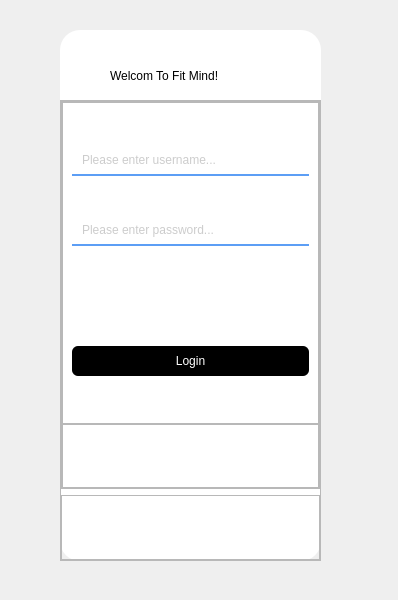
<?xml version="1.0" encoding="UTF-8"?>
<ui version="4.0">
 <class>LoginWindow</class>
 <widget class="QMainWindow" name="LoginWindow">
  <property name="geometry">
   <rect>
    <x>0</x>
    <y>0</y>
    <width>398</width>
    <height>600</height>
   </rect>
  </property>
  <property name="windowTitle">
   <string>MainWindow</string>
  </property>
  <widget class="QWidget" name="centralwidget">
   <widget class="QFrame" name="frame">
    <property name="geometry">
     <rect>
      <x>60</x>
      <y>30</y>
      <width>261</width>
      <height>531</height>
     </rect>
    </property>
    <property name="styleSheet">
     <string notr="true">#frame{
	background-color: rgb(255, 255, 255);
	border-top-right-radius:20px;
	border-top-left-radius:20px;
	border-bottom-right-radius:20px;
	border-bottom-left-radius:20px;
}</string>
    </property>
    <property name="frameShape">
     <enum>QFrame::Shape::StyledPanel</enum>
    </property>
    <property name="frameShadow">
     <enum>QFrame::Shadow::Raised</enum>
    </property>
    <widget class="QLabel" name="label">
     <property name="geometry">
      <rect>
       <x>50</x>
       <y>20</y>
       <width>211</width>
       <height>51</height>
      </rect>
     </property>
     <property name="styleSheet">
      <string notr="true">font: 16pt &quot;华文隶书&quot;;</string>
     </property>
     <property name="text">
      <string>Welcom To Fit Mind!</string>
     </property>
    </widget>
    <widget class="QPushButton" name="button_exit">
     <property name="geometry">
      <rect>
       <x>220</x>
       <y>10</y>
       <width>31</width>
       <height>16</height>
      </rect>
     </property>
     <property name="minimumSize">
      <size>
       <width>0</width>
       <height>0</height>
      </size>
     </property>
     <property name="styleSheet">
      <string notr="true">QPushButton {
    font: 9pt &quot;微软雅黑&quot;; 
    border: 1px solid #ccc; /* 细边框 */
    border-radius: 6px; /* 轻微圆角 */
    background-color: white; /* 纯白背景 */
    color: black; /* 黑色文字 */
	border:none;
}

QPushButton:hover {
    background-color: #f0f0f0; /* 浅灰色悬浮效果 */
    padding-bottom: 2px; /* 轻微下移，增加按压感 */
}

QPushButton:pressed {
    background-color: #e0e0e0; /* 更深的灰色，按下效果 */
    padding-bottom: 1px;
}

QPushButton:disabled {
    background-color: #f8f8f8;
    color: gray;
    border-color: #ddd;
}
</string>
     </property>
     <property name="text">
      <string/>
     </property>
     <property name="icon">
      <iconset resource="C:/Users/30484/AppData/Local/Programs/Python/Python39/Lib/site-packages/PySide6/res.qrc">
       <normaloff>:/icons/E:/Pycharm_study/FitMind/Client/icon/delete-1--remove-add-button-buttons-delete-cross-x.png</normaloff>:/icons/E:/Pycharm_study/FitMind/Client/icon/delete-1--remove-add-button-buttons-delete-cross-x.png</iconset>
     </property>
     <property name="iconSize">
      <size>
       <width>8</width>
       <height>8</height>
      </size>
     </property>
    </widget>
    <widget class="QFrame" name="frame_2">
     <property name="geometry">
      <rect>
       <x>0</x>
       <y>70</y>
       <width>261</width>
       <height>461</height>
      </rect>
     </property>
     <property name="minimumSize">
      <size>
       <width>261</width>
       <height>461</height>
      </size>
     </property>
     <property name="frameShape">
      <enum>QFrame::Shape::StyledPanel</enum>
     </property>
     <property name="frameShadow">
      <enum>QFrame::Shadow::Raised</enum>
     </property>
     <layout class="QVBoxLayout" name="verticalLayout">
      <property name="leftMargin">
       <number>0</number>
      </property>
      <property name="topMargin">
       <number>0</number>
      </property>
      <property name="rightMargin">
       <number>0</number>
      </property>
      <property name="bottomMargin">
       <number>0</number>
      </property>
      <item>
       <widget class="QFrame" name="frame_3">
        <property name="sizePolicy">
         <sizepolicy hsizetype="Preferred" vsizetype="Expanding">
          <horstretch>0</horstretch>
          <verstretch>6</verstretch>
         </sizepolicy>
        </property>
        <property name="frameShape">
         <enum>QFrame::Shape::StyledPanel</enum>
        </property>
        <property name="frameShadow">
         <enum>QFrame::Shadow::Raised</enum>
        </property>
        <layout class="QVBoxLayout" name="verticalLayout_3">
         <property name="spacing">
          <number>0</number>
         </property>
         <property name="leftMargin">
          <number>0</number>
         </property>
         <property name="topMargin">
          <number>0</number>
         </property>
         <property name="rightMargin">
          <number>0</number>
         </property>
         <property name="bottomMargin">
          <number>0</number>
         </property>
         <item>
          <widget class="QFrame" name="frame_5">
           <property name="sizePolicy">
            <sizepolicy hsizetype="Preferred" vsizetype="Expanding">
             <horstretch>0</horstretch>
             <verstretch>5</verstretch>
            </sizepolicy>
           </property>
           <property name="frameShape">
            <enum>QFrame::Shape::StyledPanel</enum>
           </property>
           <property name="frameShadow">
            <enum>QFrame::Shadow::Raised</enum>
           </property>
           <layout class="QVBoxLayout" name="verticalLayout_4">
            <property name="spacing">
             <number>0</number>
            </property>
            <property name="leftMargin">
             <number>0</number>
            </property>
            <property name="topMargin">
             <number>0</number>
            </property>
            <property name="rightMargin">
             <number>0</number>
            </property>
            <property name="bottomMargin">
             <number>0</number>
            </property>
            <item>
             <widget class="QStackedWidget" name="stackedWidget_2">
              <property name="sizePolicy">
               <sizepolicy hsizetype="Preferred" vsizetype="Preferred">
                <horstretch>0</horstretch>
                <verstretch>0</verstretch>
               </sizepolicy>
              </property>
              <property name="styleSheet">
               <string notr="true">QPushButton {
    font: 9pt &quot;微软雅黑&quot;; 
    border: 1px solid #ccc; /* 细边框 */
    border-radius: 6px; /* 轻微圆角 */
    background-color: black; /* 纯黑背景 */
    color: white; /* 白色文字 */
	border:none;
}

QPushButton:hover {
    background-color: rgb(15,15,15); /* 浅灰色悬浮效果 */
    padding-bottom: 2px; /* 轻微下移，增加按压感 */
}

QPushButton:pressed {
    background-color: rgb(125,125,125); /* 更深的灰色，按下效果 */
    padding-bottom: 1px;
}

QPushButton:disabled {
    background-color: #f8f8f8;
    color: gray;
    border-color: #ddd;
}

QLineEdit {
    font: 9pt &quot;微软雅黑&quot;;
    border: none; /* 移除所有边框 */
    border-bottom: 2px solid #5c9ef5; /* 初始底部颜色 */
    background-color: rgba(255, 255, 255, 0.3); /* 半透明背景 */
    padding: 5px 8px; /* 适当的内边距 */
    color: #999999; /* 待机状态字体颜色：浅灰色 */
    selection-background-color: #a8d8ff; /* 选中文字的背景 */
    transition: border-bottom 0.3s ease-in-out, color 0.3s ease-in-out; /* 添加颜色渐变 */
}

QLineEdit:hover {
    border-bottom: 2px solid #3b7fd4; /* 悬浮时底部颜色变深 */
    background-color: rgba(255, 255, 255, 0.5); /* 提高透明度 */
}

QLineEdit:focus {
    border-bottom: 2px solid #ff6600; /* 聚焦时变成橙色 */
    background-color: rgba(255, 255, 255, 0.7); /* 聚焦时更加清晰 */
    color: black; /* 输入时字体颜色变黑 */
}



</string>
              </property>
              <property name="currentIndex">
               <number>0</number>
              </property>
              <widget class="QWidget" name="page_login">
               <layout class="QVBoxLayout" name="verticalLayout_5">
                <item>
                 <widget class="QLineEdit" name="line_login_username">
                  <property name="minimumSize">
                   <size>
                    <width>0</width>
                    <height>30</height>
                   </size>
                  </property>
                  <property name="inputMask">
                   <string/>
                  </property>
                  <property name="text">
                   <string/>
                  </property>
                  <property name="placeholderText">
                   <string>Please enter username...</string>
                  </property>
                 </widget>
                </item>
                <item>
                 <widget class="QLineEdit" name="line_login_password">
                  <property name="minimumSize">
                   <size>
                    <width>0</width>
                    <height>30</height>
                   </size>
                  </property>
                  <property name="text">
                   <string/>
                  </property>
                  <property name="echoMode">
                   <enum>QLineEdit::EchoMode::Password</enum>
                  </property>
                  <property name="placeholderText">
                   <string>Please enter password...</string>
                  </property>
                 </widget>
                </item>
                <item>
                 <layout class="QHBoxLayout" name="horizontalLayout_2">
                  <item>
                   <spacer name="horizontalSpacer">
                    <property name="orientation">
                     <enum>Qt::Orientation::Horizontal</enum>
                    </property>
                    <property name="sizeHint" stdset="0">
                     <size>
                      <width>40</width>
                      <height>20</height>
                     </size>
                    </property>
                   </spacer>
                  </item>
                  <item>
                   <widget class="QPushButton" name="button_retrieve">
                    <property name="minimumSize">
                     <size>
                      <width>16</width>
                      <height>16</height>
                     </size>
                    </property>
                    <property name="styleSheet">
                     <string notr="true">QPushButton {
    font: 9pt &quot;微软雅黑&quot;; 
    border: 1px solid #ccc; /* 细边框 */
    border-radius: 6px; /* 轻微圆角 */
    background-color: white; /* 纯白背景 */
    color: black; /* 黑色文字 */
	border:none;
}

QPushButton:hover {
    background-color: #f0f0f0; /* 浅灰色悬浮效果 */
    padding-bottom: 2px; /* 轻微下移，增加按压感 */
}

QPushButton:pressed {
    background-color: #e0e0e0; /* 更深的灰色，按下效果 */
    padding-bottom: 1px;
}

QPushButton:disabled {
    background-color: #f8f8f8;
    color: gray;
    border-color: #ddd;
}
</string>
                    </property>
                    <property name="text">
                     <string/>
                    </property>
                    <property name="icon">
                     <iconset resource="C:/Users/30484/AppData/Local/Programs/Python/Python39/Lib/site-packages/PySide6/res.qrc">
                      <normaloff>:/icons/E:/Pycharm_study/FitMind/Client/icon/question-mark.png</normaloff>:/icons/E:/Pycharm_study/FitMind/Client/icon/question-mark.png</iconset>
                    </property>
                   </widget>
                  </item>
                 </layout>
                </item>
                <item>
                 <widget class="QPushButton" name="button_login_confirm">
                  <property name="minimumSize">
                   <size>
                    <width>60</width>
                    <height>30</height>
                   </size>
                  </property>
                  <property name="text">
                   <string>Login</string>
                  </property>
                 </widget>
                </item>
               </layout>
              </widget>
              <widget class="QWidget" name="page_register">
               <layout class="QVBoxLayout" name="verticalLayout_6">
                <property name="spacing">
                 <number>0</number>
                </property>
                <property name="leftMargin">
                 <number>9</number>
                </property>
                <property name="topMargin">
                 <number>9</number>
                </property>
                <property name="rightMargin">
                 <number>9</number>
                </property>
                <property name="bottomMargin">
                 <number>6</number>
                </property>
                <item>
                 <widget class="QLineEdit" name="line_register_email">
                  <property name="minimumSize">
                   <size>
                    <width>0</width>
                    <height>30</height>
                   </size>
                  </property>
                  <property name="placeholderText">
                   <string>Please enter QQ email...</string>
                  </property>
                 </widget>
                </item>
                <item>
                 <widget class="QLineEdit" name="line_register_username">
                  <property name="minimumSize">
                   <size>
                    <width>0</width>
                    <height>30</height>
                   </size>
                  </property>
                  <property name="placeholderText">
                   <string>Please enter username...</string>
                  </property>
                 </widget>
                </item>
                <item>
                 <widget class="QLineEdit" name="line_register_password">
                  <property name="minimumSize">
                   <size>
                    <width>0</width>
                    <height>30</height>
                   </size>
                  </property>
                  <property name="echoMode">
                   <enum>QLineEdit::EchoMode::Password</enum>
                  </property>
                  <property name="placeholderText">
                   <string>Please enter password...</string>
                  </property>
                 </widget>
                </item>
                <item>
                 <widget class="QLineEdit" name="line_register_okpassword">
                  <property name="minimumSize">
                   <size>
                    <width>0</width>
                    <height>30</height>
                   </size>
                  </property>
                  <property name="echoMode">
                   <enum>QLineEdit::EchoMode::Password</enum>
                  </property>
                  <property name="placeholderText">
                   <string>Please confirm password...</string>
                  </property>
                 </widget>
                </item>
                <item>
                 <widget class="QSplitter" name="splitter">
                  <property name="orientation">
                   <enum>Qt::Orientation::Horizontal</enum>
                  </property>
                  <widget class="QLineEdit" name="line_register_verification">
                   <property name="placeholderText">
                    <string>Verification code...</string>
                   </property>
                  </widget>
                  <widget class="QPushButton" name="button_register_verificationGet">
                   <property name="minimumSize">
                    <size>
                     <width>60</width>
                     <height>25</height>
                    </size>
                   </property>
                   <property name="text">
                    <string>Get</string>
                   </property>
                  </widget>
                 </widget>
                </item>
                <item>
                 <widget class="QPushButton" name="button_register_confirm">
                  <property name="minimumSize">
                   <size>
                    <width>60</width>
                    <height>30</height>
                   </size>
                  </property>
                  <property name="text">
                   <string>Register</string>
                  </property>
                 </widget>
                </item>
               </layout>
              </widget>
              <widget class="QWidget" name="page_retrievePassword">
               <layout class="QVBoxLayout" name="verticalLayout_7">
                <item>
                 <widget class="QLineEdit" name="line_retrievePassword_email">
                  <property name="minimumSize">
                   <size>
                    <width>0</width>
                    <height>30</height>
                   </size>
                  </property>
                  <property name="placeholderText">
                   <string>Please enter QQ email...</string>
                  </property>
                 </widget>
                </item>
                <item>
                 <widget class="QSplitter" name="splitter_2">
                  <property name="orientation">
                   <enum>Qt::Orientation::Horizontal</enum>
                  </property>
                  <widget class="QLineEdit" name="line_retrievePassword_verification">
                   <property name="minimumSize">
                    <size>
                     <width>0</width>
                     <height>30</height>
                    </size>
                   </property>
                   <property name="placeholderText">
                    <string>Verification code...</string>
                   </property>
                  </widget>
                  <widget class="QPushButton" name="button_retrievePassword_verificationGet">
                   <property name="minimumSize">
                    <size>
                     <width>60</width>
                     <height>25</height>
                    </size>
                   </property>
                   <property name="text">
                    <string>Get</string>
                   </property>
                  </widget>
                 </widget>
                </item>
                <item>
                 <widget class="QLineEdit" name="line_retrievePassword_password">
                  <property name="minimumSize">
                   <size>
                    <width>0</width>
                    <height>30</height>
                   </size>
                  </property>
                  <property name="echoMode">
                   <enum>QLineEdit::EchoMode::Password</enum>
                  </property>
                  <property name="placeholderText">
                   <string>Please enter password...</string>
                  </property>
                 </widget>
                </item>
                <item>
                 <widget class="QLineEdit" name="line_retrievePassword_okpassword">
                  <property name="minimumSize">
                   <size>
                    <width>0</width>
                    <height>30</height>
                   </size>
                  </property>
                  <property name="echoMode">
                   <enum>QLineEdit::EchoMode::Password</enum>
                  </property>
                  <property name="placeholderText">
                   <string>Please confirm password...</string>
                  </property>
                 </widget>
                </item>
                <item>
                 <widget class="QPushButton" name="button_retrievePassword_confirm">
                  <property name="minimumSize">
                   <size>
                    <width>0</width>
                    <height>30</height>
                   </size>
                  </property>
                  <property name="text">
                   <string>Retrieve</string>
                  </property>
                 </widget>
                </item>
               </layout>
              </widget>
             </widget>
            </item>
           </layout>
          </widget>
         </item>
         <item>
          <widget class="QFrame" name="frame_6">
           <property name="sizePolicy">
            <sizepolicy hsizetype="Preferred" vsizetype="Expanding">
             <horstretch>0</horstretch>
             <verstretch>1</verstretch>
            </sizepolicy>
           </property>
           <property name="styleSheet">
            <string notr="true">QPushButton {
    font: 9pt &quot;微软雅黑&quot;; 
    border: 1px solid #ccc; /* 细边框 */
    border-radius: 6px; /* 轻微圆角 */
    background-color: white; /* 纯白背景 */
    color: black; /* 黑色文字 */
	border:none;
    min-width: 60px;
    min-height: 25px;
}

QPushButton:hover {
    background-color: #f0f0f0; /* 浅灰色悬浮效果 */
    padding-bottom: 2px; /* 轻微下移，增加按压感 */
}

QPushButton:pressed {
    background-color: #e0e0e0; /* 更深的灰色，按下效果 */
    padding-bottom: 1px;
}

QPushButton:disabled {
    background-color: #f8f8f8;
    color: gray;
    border-color: #ddd;
}
</string>
           </property>
           <property name="frameShape">
            <enum>QFrame::Shape::StyledPanel</enum>
           </property>
           <property name="frameShadow">
            <enum>QFrame::Shadow::Raised</enum>
           </property>
           <layout class="QHBoxLayout" name="horizontalLayout" stretch="0,0">
            <property name="spacing">
             <number>0</number>
            </property>
            <property name="leftMargin">
             <number>0</number>
            </property>
            <property name="topMargin">
             <number>0</number>
            </property>
            <property name="rightMargin">
             <number>0</number>
            </property>
            <property name="bottomMargin">
             <number>0</number>
            </property>
            <item>
             <widget class="QPushButton" name="button_login">
              <property name="styleSheet">
               <string notr="true"/>
              </property>
              <property name="text">
               <string/>
              </property>
              <property name="icon">
               <iconset resource="C:/Users/30484/AppData/Local/Programs/Python/Python39/Lib/site-packages/PySide6/res.qrc">
                <normaloff>:/icons/E:/Pycharm_study/FitMind/Client/icon/login-1--arrow-enter-frame-left-login-point-rectan.png</normaloff>:/icons/E:/Pycharm_study/FitMind/Client/icon/login-1--arrow-enter-frame-left-login-point-rectan.png</iconset>
              </property>
             </widget>
            </item>
            <item>
             <widget class="QPushButton" name="button_register">
              <property name="styleSheet">
               <string notr="true"/>
              </property>
              <property name="text">
               <string/>
              </property>
              <property name="icon">
               <iconset resource="C:/Users/30484/AppData/Local/Programs/Python/Python39/Lib/site-packages/PySide6/res.qrc">
                <normaloff>:/icons/E:/Pycharm_study/FitMind/Client/icon/user-add-plus--actions-add-close-geometric-human-p.png</normaloff>:/icons/E:/Pycharm_study/FitMind/Client/icon/user-add-plus--actions-add-close-geometric-human-p.png</iconset>
              </property>
             </widget>
            </item>
           </layout>
          </widget>
         </item>
        </layout>
       </widget>
      </item>
      <item>
       <widget class="QFrame" name="frame_4">
        <property name="sizePolicy">
         <sizepolicy hsizetype="Preferred" vsizetype="Expanding">
          <horstretch>0</horstretch>
          <verstretch>1</verstretch>
         </sizepolicy>
        </property>
        <property name="frameShape">
         <enum>QFrame::Shape::StyledPanel</enum>
        </property>
        <property name="frameShadow">
         <enum>QFrame::Shadow::Raised</enum>
        </property>
        <layout class="QVBoxLayout" name="verticalLayout_2">
         <property name="spacing">
          <number>0</number>
         </property>
         <property name="leftMargin">
          <number>0</number>
         </property>
         <property name="topMargin">
          <number>0</number>
         </property>
         <property name="rightMargin">
          <number>0</number>
         </property>
         <property name="bottomMargin">
          <number>0</number>
         </property>
         <item>
          <widget class="QStackedWidget" name="stackedWidget">
           <property name="currentIndex">
            <number>0</number>
           </property>
           <widget class="QWidget" name="page_login_tap">
            <layout class="QHBoxLayout" name="horizontalLayout_3">
             <item>
              <widget class="QLabel" name="label_login_error">
               <property name="text">
                <string/>
               </property>
              </widget>
             </item>
            </layout>
           </widget>
           <widget class="QWidget" name="page_register_tap">
            <layout class="QHBoxLayout" name="horizontalLayout_4">
             <item>
              <widget class="QLabel" name="label_register_error">
               <property name="text">
                <string/>
               </property>
              </widget>
             </item>
            </layout>
           </widget>
           <widget class="QWidget" name="page_retrievePassword_tap">
            <layout class="QHBoxLayout" name="horizontalLayout_5">
             <item>
              <widget class="QLabel" name="label_retrievePassword_error">
               <property name="text">
                <string/>
               </property>
              </widget>
             </item>
            </layout>
           </widget>
          </widget>
         </item>
        </layout>
       </widget>
      </item>
     </layout>
    </widget>
   </widget>
  </widget>
 </widget>
 <resources>
  <include location="C:/Users/30484/AppData/Local/Programs/Python/Python39/Lib/site-packages/PySide6/res.qrc"/>
 </resources>
 <connections>
  <connection>
   <sender>button_exit</sender>
   <signal>clicked()</signal>
   <receiver>LoginWindow</receiver>
   <slot>close()</slot>
   <hints>
    <hint type="sourcelabel">
     <x>291</x>
     <y>42</y>
    </hint>
    <hint type="destinationlabel">
     <x>372</x>
     <y>15</y>
    </hint>
   </hints>
  </connection>
 </connections>
</ui>
